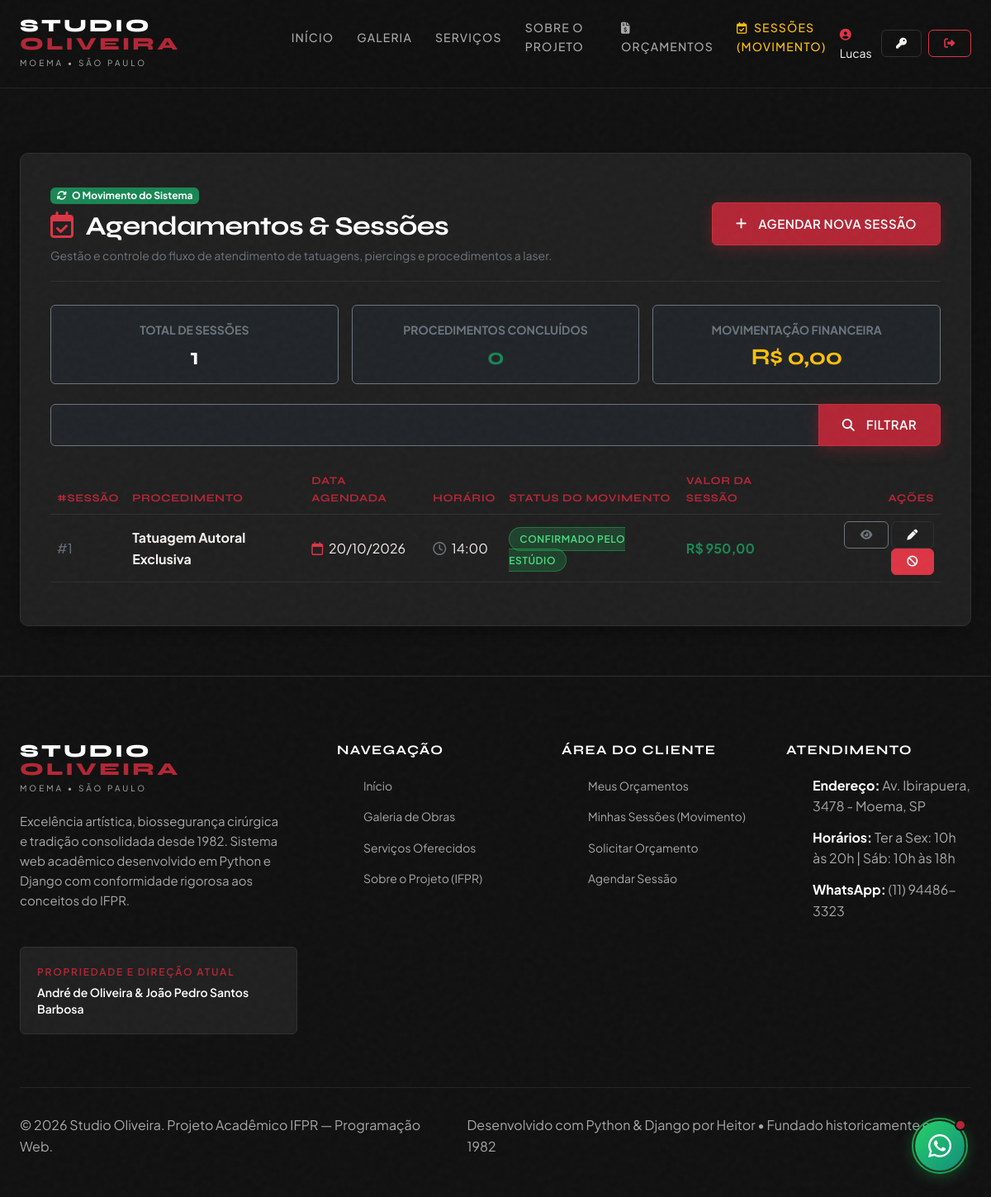
Screenshot of /agendamento/listar/ (signed in) with the database file from the repository.
### website/models.py (models this page shows, shortened)
class Agendamento(models.Model):
    STATUS_CHOICES = [
        ('solicitado', 'Sessão Solicitada'),
        ('confirmado', 'Confirmado pelo Estúdio'),
        ('em_andamento', 'Procedimento em Execução'),
        ('concluido', 'Sessão Concluída com Sucesso'),
        ('cancelado', 'Sessão Cancelada'),
    ]
    usuario = models.ForeignKey(User, on_delete=models.CASCADE, related_name='agendamentos', verbose_name='Cliente')
    servico = models.ForeignKey(Servico, on_delete=models.PROTECT, related_name='agendamentos', verbose_name='Procedimento')
    orcamento = models.ForeignKey(Orcamento, on_delete=models.SET_NULL, null=True, blank=True, related_name='agendamentos', verbose_name='Orçamento Vinculado (Opcional)')
    data_agendada = models.DateField(verbose_name='Data Agendada')
    horario = models.TimeField(verbose_name='Horário da Sessão')
    status = models.CharField(max_length=20, choices=STATUS_CHOICES, default='solicitado', verbose_name='Status do Atendimento')
    valor_total = models.DecimalField(max_digits=8, decimal_places=2, verbose_name='Valor Total da Sessão (R$)')
    observacoes_sessao = models.TextField(blank=True, null=True, verbose_name='Observações Técnicas da Sessão')
    cuidados_pos_procedimento = models.TextField(blank=True, null=True, verbose_name='Instruções de Pós-Atendimento e Cicatrização')
    criado_em = models.DateTimeField(auto_now_add=True, verbose_name='Registrado em')
    atualizado_em = models.DateTimeField(auto_now=True)
    class Meta:
        verbose_name = 'Agendamento de Sessão (Movimento)'
        verbose_name_plural = 'Agendamentos de Sessões (Movimento)'
        ordering = ['-data_agendada', '-horario']

class Servico(models.Model):
    categoria = models.ForeignKey(CategoriaServico, on_delete=models.PROTECT, related_name='servicos', verbose_name='Categoria')
    nome = models.CharField(max_length=120, verbose_name='Nome do Procedimento')
    descricao = models.TextField(verbose_name='Descrição Detalhada')
    preco_base = models.DecimalField(max_digits=8, decimal_places=2, verbose_name='Preço Base Estimado (R$)')
    duracao_minutos = models.PositiveIntegerField(default=60, verbose_name='Duração Estimada (Minutos)')
    ativo = models.BooleanField(default=True, verbose_name='Disponível para Atendimento')
    destaque = models.BooleanField(default=False, verbose_name='Exibir em Destaque na Home')
    usuario = models.ForeignKey(User, on_delete=models.SET_NULL, null=True, blank=True, verbose_name='Cadastrado por')
    cadastrado_em = models.DateTimeField(auto_now_add=True)
    class Meta:
        verbose_name = 'Serviço'
        verbose_name_plural = 'Serviços'
        ordering = ['categoria', 'nome']

### website/views.py (the view)
# urls.py: path('agendamento/listar/', views.AgendamentoList.as_view(), name='agendamento-listar'),
class AgendamentoList(LoginRequiredMixin, ListView):
    model = Agendamento
    template_name = 'website/agendamento_list.html'
    context_object_name = 'agendamentos'
    paginate_by = 6
    def get_queryset(self):
        qs = Agendamento.objects.select_related('servico', 'orcamento', 'usuario')
        if not self.request.user.groups.filter(name__in=['Administrador', 'Gerente']).exists():
            qs = qs.filter(usuario=self.request.user)
        busca = self.request.GET.get('busca')
        if busca:
            qs = qs.filter(Q(servico__nome__icontains=busca) | Q(status__icontains=busca))
        return qs
    def get_context_data(self, **kwargs):
        context = super().get_context_data(**kwargs)
        user_agendamentos = self.get_queryset()
        context['total_agendamentos'] = user_agendamentos.count()
        context['concluidos'] = user_agendamentos.filter(status='concluido').count()
        context['valor_acumulado'] = user_agendamentos.filter(status='concluido').aggregate(Sum('valor_total'))['valor_total__sum'] or 0
        return context

### templates/website/agendamento_list.html (shortened to what this page needs)
{% extends 'base.html' %}
{% block content %}
<div class="container django-app-container">
  <div class="panel-card">
    <div class="panel-header">
      <div>
        <span class="badge bg-success mb-2"><i class="fa-solid fa-arrows-rotate me-1"></i> O Movimento do Sistema</span>
        <h1 class="h2 text-white fw-bold m-0"><i class="fa-regular fa-calendar-check me-2 text-danger"></i> Agendamentos &amp; Sessões</h1>
        <p class="text-secondary small mt-1 mb-0">Gestão e controle do fluxo de atendimento de tatuagens, piercings e procedimentos a laser.</p>
      </div>
      <div>
        <a href="{% url 'agendamento-cadastrar' %}" class="btn btn-primary"><i class="fa-solid fa-plus me-1"></i> Agendar Nova Sessão</a>
      </div>
    </div>
    <div class="row g-3 mb-4">
      <div class="col-md-4">
        <div class="p-3 bg-dark rounded border border-secondary text-center">
          <span class="text-secondary small text-uppercase fw-bold">Total de Sessões</span>
          <h3 class="text-white mt-1 mb-0">{{ total_agendamentos }}</h3>
        </div>
      </div>
      <div class="col-md-4">
        <div class="p-3 bg-dark rounded border border-secondary text-center">
          <span class="text-secondary small text-uppercase fw-bold">Procedimentos Concluídos</span>
          <h3 class="text-success mt-1 mb-0">{{ concluidos }}</h3>
        </div>
      </div>
      <div class="col-md-4">
        <div class="p-3 bg-dark rounded border border-secondary text-center">
          <span class="text-secondary small text-uppercase fw-bold">Movimentação Financeira</span>
          <h3 class="text-warning mt-1 mb-0">R$ {{ valor_acumulado|floatformat:2 }}</h3>
        </div>
      </div>
    </div>
    <form method="GET" class="mb-4">
      <div class="input-group">
        <input type="text" name="busca" class="form-control bg-dark text-white border-secondary" placeholder="Buscar por procedimento ou status..." value="{{ request.GET.busca }}">
        <button class="btn btn-primary" type="submit"><i class="fa-solid fa-magnifying-glass me-1"></i> Filtrar</button>
      </div>
    </form>
    <div class="table-responsive">
      <table class="table table-dark-custom table-hover align-middle">
        <thead>
          <tr>
            <th>#Sessão</th>
            <th>Procedimento</th>
            <th>Data Agendada</th>
            <th>Horário</th>
            <th>Status do Movimento</th>
            <th>Valor da Sessão</th>
            <th class="text-end">Ações</th>
          </tr>
        </thead>
        <tbody>
          {% for a in agendamentos %}
            <tr>
              <td class="text-secondary">#{{ a.id }}</td>
              <td><strong>{{ a.servico.nome }}</strong></td>
              <td><i class="fa-regular fa-calendar me-1 text-danger"></i> {{ a.data_agendada|date:"d/m/Y" }}</td>
              <td><i class="fa-regular fa-clock me-1 text-secondary"></i> {{ a.horario|time:"H:i" }}</td>
              <td>
                <span class="badge-status {{ a.status }}">{{ a.get_status_display }}</span>
              </td>
              <td class="text-success fw-bold">R$ {{ a.valor_total }}</td>
              <td class="text-end">
                <a href="{% url 'agendamento-detalhar' a.pk %}" class="btn btn-sm btn-outline-secondary" title="Ver Detalhes"><i class="fa-solid fa-eye"></i></a>
                <a href="{% url 'agendamento-editar' a.pk %}" class="btn btn-sm btn-secondary" title="Editar"><i class="fa-solid fa-pen"></i></a>
                <a href="{% url 'agendamento-excluir' a.pk %}" class="btn btn-sm btn-danger" title="Cancelar Sessão"><i class="fa-solid fa-ban"></i></a>
              </td>
            </tr>
          {% empty %}
            <tr>
              <td colspan="8" class="text-center py-4 text-secondary">
                Nenhum agendamento registrado. <a href="{% url 'agendamento-cadastrar' %}" class="text-danger">Clique aqui para agendar sua primeira sessão!</a>
              </td>
            </tr>
          {% endfor %}
        </tbody>
      </table>
    </div>
  </div>
</div>
{% endblock %}

### templates/base.html (shortened to what this page needs)
{% load static %}
<!DOCTYPE html>
<html lang="pt-BR">
<head>
  <link href="https://cdn.jsdelivr.net/npm/bootstrap@5.3.3/dist/css/bootstrap.min.css" rel="stylesheet">
  <link rel="stylesheet" href="https://cdnjs.cloudflare.com/ajax/libs/font-awesome/6.5.2/css/all.min.css">
  <link rel="stylesheet" href="{% static 'css/style.css' %}">
</head>
<body>
  <header class="site-header" id="siteHeader">
    <div class="container header-container">
      <a href="{% url 'home' %}" class="brand-logo" aria-label="Studio Oliveira">
        <span class="logo-main">STUDIO <span>OLIVEIRA</span></span>
        <span class="logo-sub">Moema • São Paulo</span>
      </a>
      <nav class="desktop-nav" aria-label="Navegação Principal">
        <ul class="nav-menu">
          <li><a href="{% url 'home' %}" class="nav-link">Início</a></li>
          <li><a href="{% url 'tatuagem-listar' %}" class="nav-link">Galeria</a></li>
          <li><a href="{% url 'servico-listar' %}" class="nav-link">Serviços</a></li>
          <li><a href="{% url 'sobre' %}" class="nav-link">Sobre o Projeto</a></li>
          {% if request.user.is_authenticated %}
            <li><a href="{% url 'orcamento-listar' %}" class="nav-link"><i class="fa-solid fa-file-invoice-dollar me-1"></i> Orçamentos</a></li>
            <li><a href="{% url 'agendamento-listar' %}" class="nav-link text-warning"><i class="fa-regular fa-calendar-check me-1"></i> Sessões (Movimento)</a></li>
          {% endif %}
        </ul>
      </nav>
      <div class="header-actions">
        {% if request.user.is_authenticated %}
          <div class="d-flex align-items-center gap-2">
            <span class="d-none d-lg-inline-block small text-light">
              <i class="fa-solid fa-user-circle text-danger me-1"></i> {{ request.user.first_name|default:request.user.username }}
            </span>
            <a href="{% url 'alterar-senha' %}" class="btn btn-secondary btn-sm" title="Alterar Senha"><i class="fa-solid fa-key"></i></a>
            <form action="{% url 'logout' %}" method="POST" style="display:inline;">
              <button type="submit" class="btn btn-outline-danger btn-sm" title="Sair do Sistema"><i class="fa-solid fa-right-from-bracket"></i></button>
            </form>
          </div>
        {% else %}
          <a href="{% url 'login' %}" class="btn btn-secondary btn-sm"><i class="fa-solid fa-right-to-bracket me-1"></i> Entrar</a>
          <a href="{% url 'cadastrar' %}" class="btn btn-primary btn-sm"><i class="fa-solid fa-user-plus me-1"></i> Cadastrar</a>
        {% endif %}
      </div>
    </div>
  </header>
  <div class="container" style="padding-top: 85px;">
  </div>
  <main>
    {% block content %}{% endblock %}
  </main>
  <footer class="site-footer">
    <div class="container">
      <div class="footer-grid">
        <div class="footer-brand">
          <a href="{% url 'home' %}" class="brand-logo" aria-label="Studio Oliveira">
            <span class="logo-main">STUDIO <span>OLIVEIRA</span></span>
            <span class="logo-sub">Moema • São Paulo</span>
          </a>
          <p class="footer-desc">
            Excelência artística, biossegurança cirúrgica e tradição consolidada desde 1982. Sistema web acadêmico desenvolvido em Python e Django com conformidade rigorosa aos conceitos do IFPR.
          </p>
          <div class="footer-owners-card">
            <div class="footer-owners-label">Propriedade e Direção Atual</div>
            <div class="footer-owners-names">André de Oliveira &amp; João Pedro Santos Barbosa</div>
          </div>
        </div>
        <div>
          <h4 class="footer-title">Navegação</h4>
          <ul class="footer-links">
            <li><a href="{% url 'home' %}" class="footer-link">Início</a></li>
            <li><a href="{% url 'tatuagem-listar' %}" class="footer-link">Galeria de Obras</a></li>
            <li><a href="{% url 'servico-listar' %}" class="footer-link">Serviços Oferecidos</a></li>
            <li><a href="{% url 'sobre' %}" class="footer-link">Sobre o Projeto (IFPR)</a></li>
          </ul>
        </div>
        <div>
          <h4 class="footer-title">Área do Cliente</h4>
          <ul class="footer-links">
            {% if request.user.is_authenticated %}
              <li><a href="{% url 'orcamento-listar' %}" class="footer-link">Meus Orçamentos</a></li>
              <li><a href="{% url 'agendamento-listar' %}" class="footer-link">Minhas Sessões (Movimento)</a></li>
              <li><a href="{% url 'orcamento-cadastrar' %}" class="footer-link">Solicitar Orçamento</a></li>
              <li><a href="{% url 'agendamento-cadastrar' %}" class="footer-link">Agendar Sessão</a></li>
            {% else %}
              <li><a href="{% url 'login' %}" class="footer-link">Fazer Login</a></li>
              <li><a href="{% url 'cadastrar' %}" class="footer-link">Criar Conta</a></li>
            {% endif %}
          </ul>
        </div>
        <div>
          <h4 class="footer-title">Atendimento</h4>
          <ul class="footer-links">
            <li style="color: var(--text-secondary);"><strong style="color: var(--text-pure);">Endereço:</strong> Av. Ibirapuera, 3478 - Moema, SP</li>
            <li style="color: var(--text-secondary);"><strong style="color: var(--text-pure);">Horários:</strong> Ter a Sex: 10h às 20h | Sáb: 10h às 18h</li>
            <li style="color: var(--text-secondary);"><strong style="color: var(--text-pure);">WhatsApp:</strong> (11) 94486-3323</li>
          </ul>
        </div>
      </div>
      <div class="footer-bottom">
        <p>&copy; 2026 Studio Oliveira. Projeto Acadêmico IFPR — Programação Web.</p>
        <p>Desenvolvido com Python &amp; Django por Heitor • Fundado historicamente em 1982</p>
      </div>
    </div>
  </footer>
  <a href="https://api.whatsapp.com/send?phone=5511944863323&text=Ol%C3%A1!%20Gostaria%20de%20solicitar%20um%20or%C3%A7amento%20no%20Studio%20Oliveira."
     class="floating-whatsapp"
     target="_blank"
     rel="noopener noreferrer"
     aria-label="Conversar pelo WhatsApp">
    <div class="floating-whatsapp-pulse"></div>
    <div class="whatsapp-badge"></div>
    <i class="fa-brands fa-whatsapp fa-2xl"></i>
  </a>
</body>
</html>

### templates/base.html (style rules this page uses)
.django-app-container { min-height: calc(100vh - 160px); padding-top: 100px; padding-bottom: 60px; }
.panel-card { background-color: var(--bg-card); border: 1px solid var(--border-subtle); border-radius: var(--radius-md); padding: 2.25rem; box-shadow: var(--shadow-card); color: var(--text-primary); }
.panel-header { border-bottom: 1px solid var(--border-subtle); padding-bottom: 1.25rem; margin-bottom: 1.75rem; display: flex; justify-content: space-between; align-items: center; flex-wrap: wrap; gap: 1rem; }
.table-dark-custom { --bs-table-bg: var(--bg-card); --bs-table-striped-bg: #262626; --bs-table-hover-bg: #2d2d2d; --bs-table-color: var(--text-primary); --bs-table-border-color: var(--border-subtle); }
.table-dark-custom th { color: var(--accent); font-family: var(--font-display); text-transform: uppercase; font-size: 0.8125rem; letter-spacing: 0.05em; }
.badge-status { padding: 0.35rem 0.75rem; border-radius: var(--radius-full); font-size: 0.75rem; font-weight: 600; text-transform: uppercase; letter-spacing: 0.05em; }
.badge-status.aprovado, .badge-status.confirmado, .badge-status.concluido { background-color: rgba(34, 197, 94, 0.2); color: #4ade80; border: 1px solid rgba(34, 197, 94, 0.4); }

### rows the page displays
Agendamento: id "1", servico.nome "Tatuagem Autoral Exclusiva", data_agendada "20/10/2026", horario "14:00", status "CONFIRMADO PELO ESTÚDIO", valor_total "950,00"

### other values shown
{{ request.user.first_name|default:request.user.username }} "Lucas"
{{ total_agendamentos }} "1"
{{ concluidos }} "0"
{{ valor_acumulado|floatformat:2 }} "0,00"
